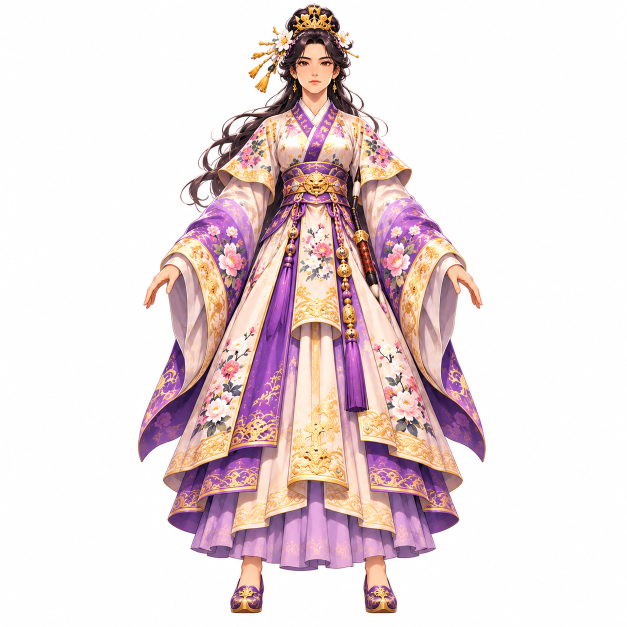
#> input picture assets/concept/shin_saimdang/front_apose.png, 1254 x 1254 px (shown at 1/2 size); its folder holds only this picture in this run
$ python recolor_saimdang.py
#> lines starting #> are read from the running program, lines starting #| are printed output that depends on the picture; after the words box and inside, x2 and y2 are one past the last pixel; in counts of white or black regions, pixels touching at a corner belong together
#> (reads tools/art/recolor_saimdang.done.json from the repository)
"""사임당 색 고치기 (사용자 의견 2026-11-21: "보라가 너무 유치하다, 뒤(치마)는 흰색, 나머지는 분홍에 가깝게").

  python tools/art/recolor_saimdang.py
구운 스프라이트(assets/sprites/shin_saimdang/*.png)를 고친다. 영웅 카드는 make_hero_cards.py가 같은 함수(soften)로 고친다.
진한 보라(치마 겉) → 미색, 옅은 보라·분홍(저고리 등) → 은은한 분홍, 가장 진한 보라(고름·띠) → 진분홍. 명암은 남긴다.
보라색 원본으로 다시 구우면(meshy_pipeline) 그 뒤에 이것을 다시 돌린다.
이미 고친 파일은 지문(recolor_saimdang.done.json)으로 알아보고 건너뛴다.
"""
import glob
import hashlib
import json
import os

import numpy as np
from PIL import Image

ROOT = os.path.abspath(os.path.join(os.path.dirname(__file__), "..", ".."))

def soften(img, deep_s=0.30, white=(0.64, 0.33), pink_hue=345.0, pink_cap=0.33, sash_s=0.66):
    """보라·분홍 계열(240~355도): 진한 보라(채도 > deep_s, 치마 겉) → 미색, 옅은 보라·분홍 → 은은한 분홍. 명암은 남긴다."""
#> called with deep_s = 0.3, white = (0.64, 0.33), pink_hue = 345, pink_cap = 0.33, sash_s = 0.66
    rgba = img.convert("RGBA")
    a = np.asarray(rgba).astype(np.float32) / 255.0
    hsv = np.asarray(rgba.convert("RGB").convert("HSV")).astype(np.float32)
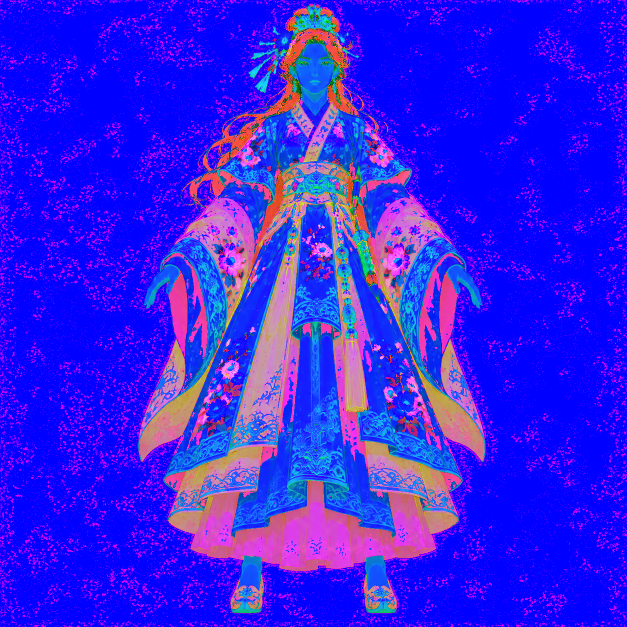
#> hsv: shape (1254, 1254, 3) float32 (shown at 1/2 size); mean R, G, B 51, 30.1, 236.2
    h = hsv[..., 0] * 360 / 255; s = hsv[..., 1] / 255; v = hsv[..., 2] / 255
#> after `h = hsv[..., 0] * 360 / 255`:
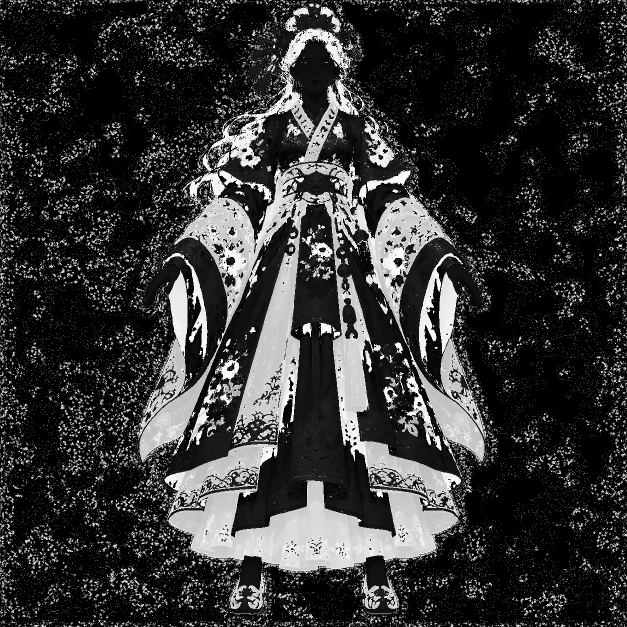
#> h: shape (1254, 1254) float32 (shown at 1/2 size); min 0, max 358.6, mean 72; drawn with min black and max white
    band = (h >= 240) & (h <= 355) & (s > 0.04) & (np.abs(h - pink_hue) > 3.0)  # 이미 고친 분홍은 건너뜀 (두 번 돌려도 그대로)
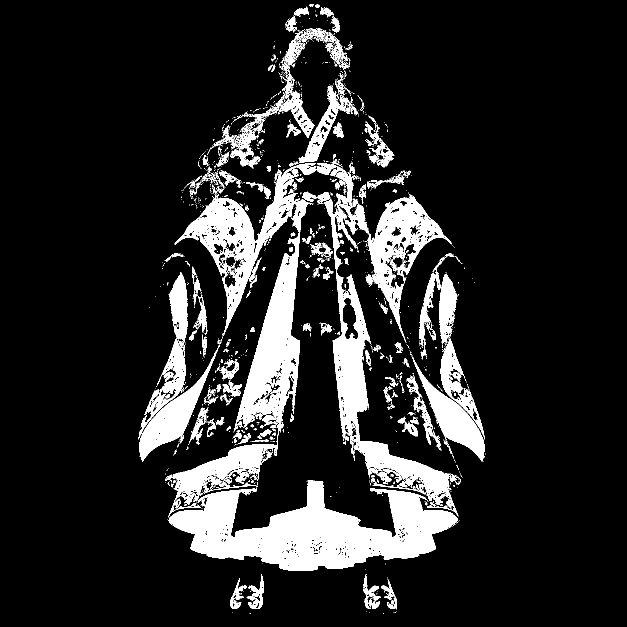
#> band: shape (1254, 1254) bool (shown at 1/2 size); 13.8% white; 1261 white regions (1071 under 20 px), largest, box (x1, y1, x2, y2) and area: (330, 326, 922, 1035) 93866, (337, 961, 916, 1142) 52139, (279, 690, 440, 924) 8331
    purple = (h < 320)
#> purple: shape (1254, 1254) bool; 94.2% white; 5366 black regions (5024 under 20 px), largest, box (x1, y1, x2, y2) and area: (415, 57, 701, 337) 9934, (337, 541, 375, 716) 3897, (878, 544, 917, 708) 3583
    deep = np.clip((s - deep_s) / 0.12, 0, 1) * purple  # 0 옅음 ~ 1 진함
    # 미색 목표
    wh_h, wh_s, wh_v = 40.0, s * 0.07, white[0] + white[1] * v
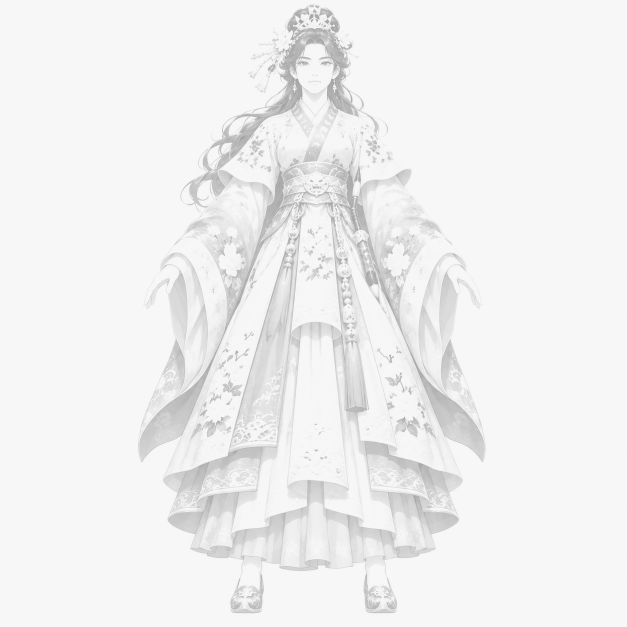
#> wh_v: shape (1254, 1254) float32 (shown at 1/2 size); min 0.64, max 0.97, mean 0.944
#> wh_h = 40
    # 분홍 목표
    pk_h, pk_s, pk_v = pink_hue, np.minimum(s, pink_cap), v  # 채도만 눌러 은은하게 (명암 그대로)
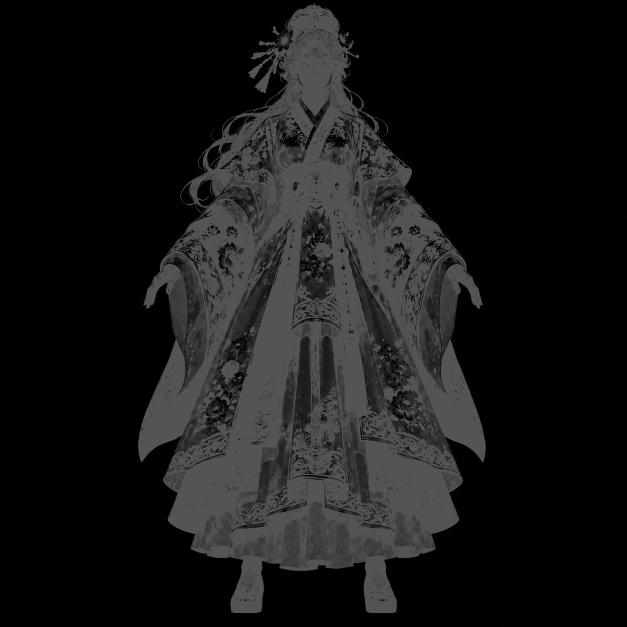
#> pk_s: shape (1254, 1254) float32 (shown at 1/2 size); min 0, max 0.33, mean 0.0892
#> pk_h = 345
    def to_rgb(hh, ss, vv):
#> called with hh = 40
        hh = np.broadcast_to(hh, h.shape)
#> hh: shape (1254, 1254) float64; every value is 40
        im = Image.merge("HSV", [Image.fromarray(np.uint8(np.clip(x, 0, 1) * 255)) for x in (hh / 360, ss, vv)]).convert("RGB")
        return np.asarray(im).astype(np.float32) / 255
    w_rgb = to_rgb(wh_h, wh_s, wh_v)
    p_rgb = to_rgb(pk_h, pk_s, pk_v)
#> in to_rgb (call 2), `hh = np.broadcast_to(hh, h.shape)`: hh: shape (1254, 1254) float64; every value is 345
    tgt = p_rgb * (1 - deep[..., None]) + w_rgb * deep[..., None]
    # 가장 진한 보라(고름·띠)는 진분홍으로 남긴다: 전부 희면 그림이 떠 보인다
    sash = (np.clip((s - sash_s) / 0.08, 0, 1) * purple)[..., None]
    r_rgb = to_rgb(pink_hue, np.clip(s * 0.62, 0.35, 0.55), v * 0.97)
#> call 3 of to_rgb, with hh = 345
#> in to_rgb (call 3), `im = Image.merge("HSV", [Image.fromarray(np.uint8(np.clip(x, 0, 1) * 2..`:
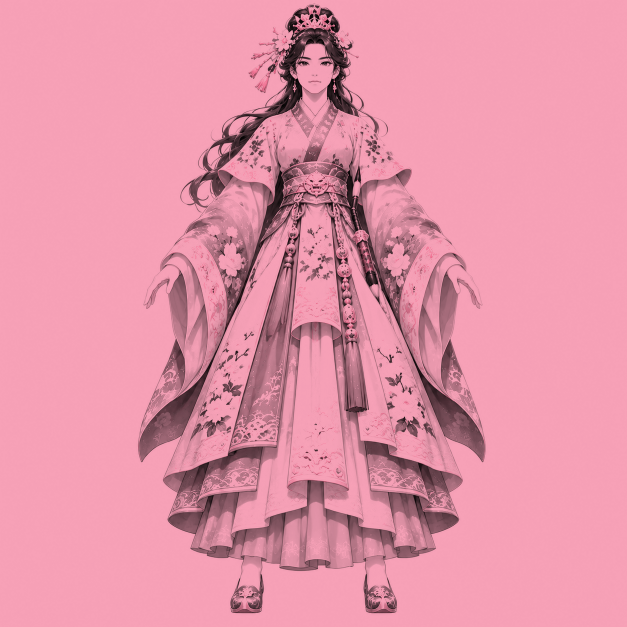
#> im: PIL image 1254x1254 RGB (shown at 1/2 size); mean R, G, B 227.4, 147.5, 168.1
    tgt = tgt * (1 - sash) + r_rgb * sash
    w = np.clip((s - 0.04) / 0.08, 0, 1) * band
    res = a[..., :3] * (1 - w[..., None]) + tgt * w[..., None]
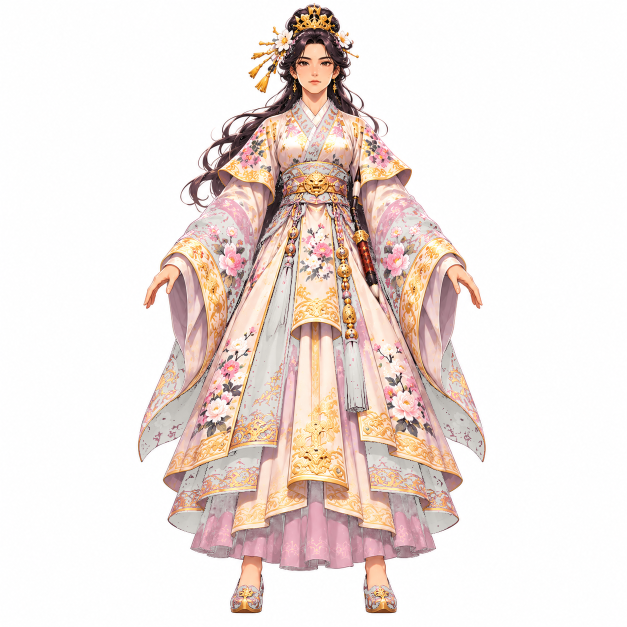
#> res: shape (1254, 1254, 3) float32 (shown at 1/2 size); mean R, G, B 0.94, 0.895, 0.877
    return Image.fromarray(np.uint8(np.clip(np.dstack([res, a[..., 3:]]), 0, 1) * 255), "RGBA")
#> returned value: PIL image 1254x1254 RGBA


## 고친 결과의 지문(sha256). 지문이 같은 파일은 이미 고친 것이라 건너뛴다 (두 번 돌려도 그대로).
## 다시 구워 파일이 바뀌면 지문이 달라져 다시 고친다.
DONE_FILE = os.path.join(ROOT, "tools/art/recolor_saimdang.done.json")


def sha(path: str) -> str:
    with open(path, "rb") as f:
        return hashlib.sha256(f.read()).hexdigest()


def main() -> None:
    files = sorted(glob.glob(os.path.join(ROOT, "assets/sprites/shin_saimdang/*.png")))
    done = json.load(open(DONE_FILE, encoding="utf-8")) if os.path.exists(DONE_FILE) else {}
    for f in files:
        key = os.path.relpath(f, ROOT).replace("\\", "/")
        if done.get(key) == sha(f):
            print(key, "이미 고침")
            continue
        soften(Image.open(f)).save(f, optimize=True)
        done[key] = sha(f)
        print(key)
    with open(DONE_FILE, "w", encoding="utf-8", newline="\n") as fh:
        json.dump(done, fh, indent=1, sort_keys=True)
        fh.write("\n")


if __name__ == "__main__":
    main()
